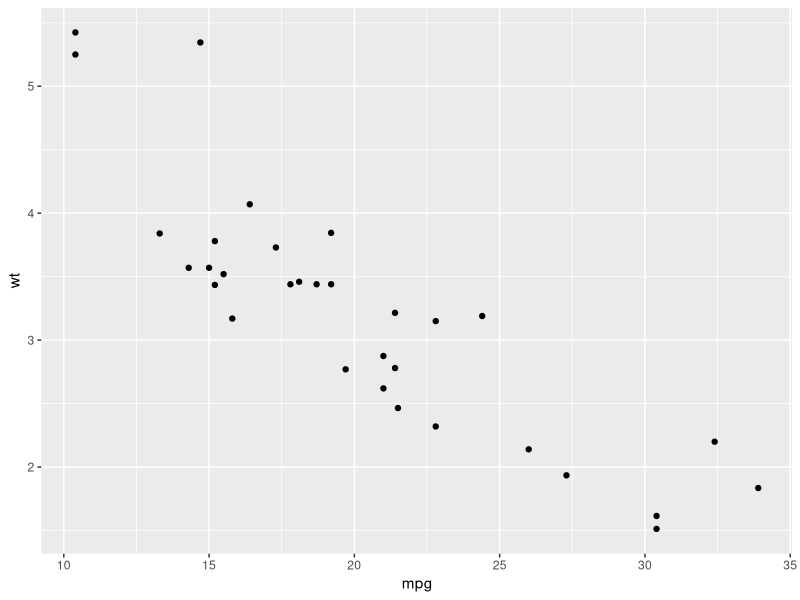
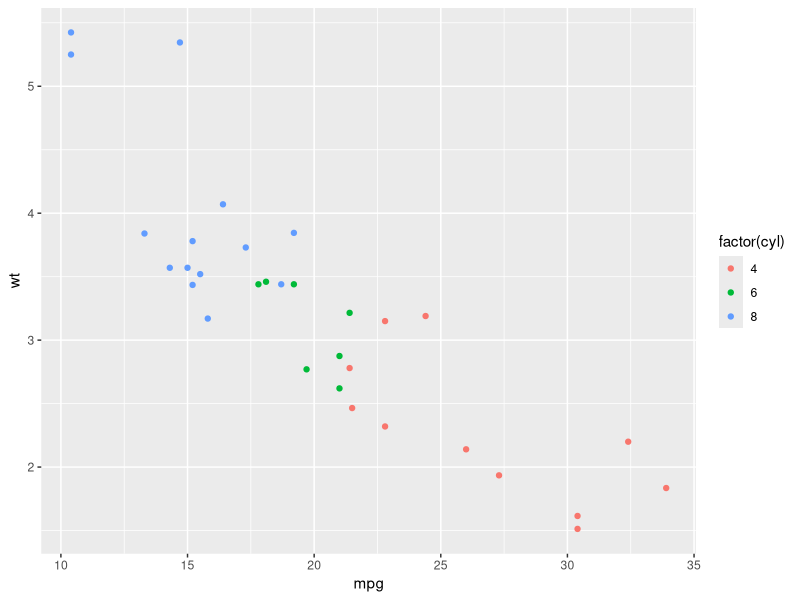
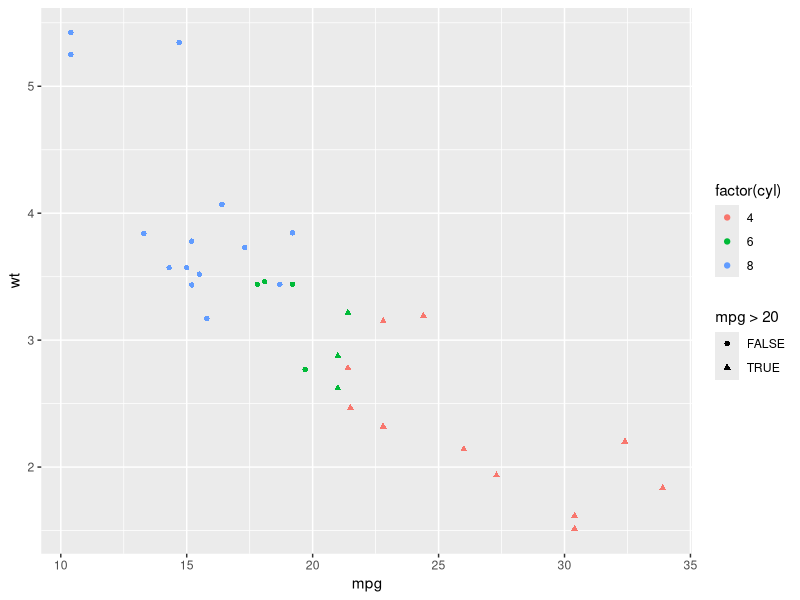
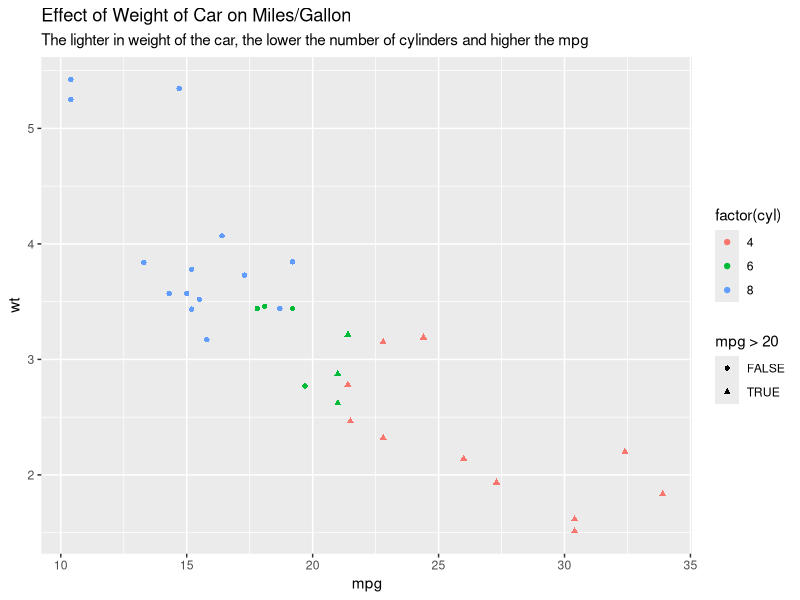
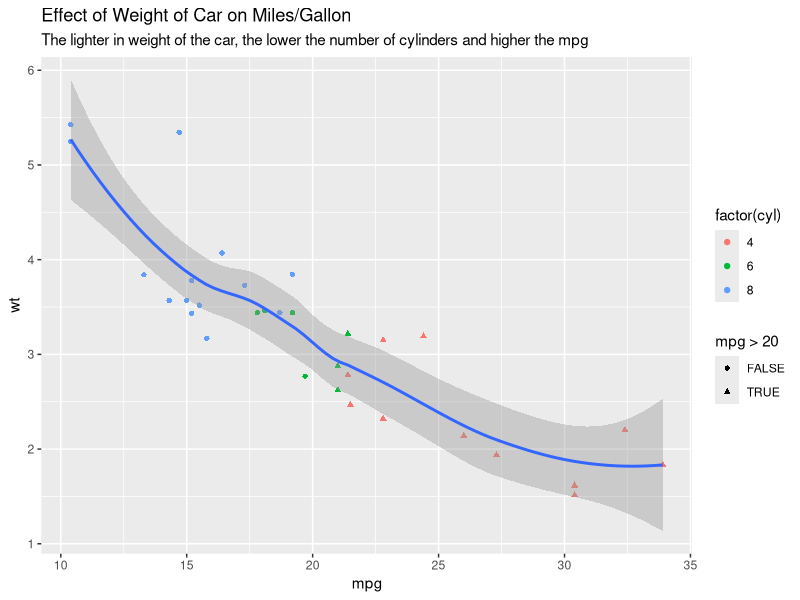

These figures' R source, in order:
#---- Week 1 ----

library(ggplot2)
library(dplyr)
library(tidyr)


#---- 3 ----
#Change row/car names into new column "car"
mtcars2 <- mtcars
mtcars2 <- tibble::rownames_to_column(mtcars2, "car")
as_tibble(mtcars2)


#---- 4 ----
# Boolean for if car does more than 20 mpg
mtcars4_1 <- mtcars2 %>%
  mutate(over_twenty_mpg = mpg > 20)
mtcars4_1

# Mean mpg for each combination of cyl and gear
mtcars4_2 <- mtcars2 %>%
  select(cyl, gear, mpg) %>%
  group_by(cyl, gear) %>%
  summarise(mean_mpg = mean(mpg, na.rm = TRUE))
mtcars4_2

# Drop all grouping from previous answer
mtcars4_3 <- mtcars2 %>%
  select(cyl, gear, mpg) %>%
  group_by(cyl, gear) %>%
  summarise(mean_mpg = mean(mpg, na.rm = TRUE), .groups = "drop")
#  group_vars()
mtcars4_3

# Just want the first word which it the brand
mtcars4_4a <- mtcars2 %>%
  separate(car, into = c("company", "make"), sep = " ", extra = "merge", fill = "right")
# Mean mpg for each combination of brand, cyl and gear
mtcars4_4b <- mtcars4_4a %>%
  select(company, cyl, gear, mpg) %>%
  group_by(company, cyl, gear) %>%
  summarise(mean_mpg = mean(mpg, na.rm = TRUE), .groups = "drop")
mtcars4_4b


#---- 5 ----
# Scatter plot mpg against weight
ggplot(data = mtcars2) +
  geom_point(mapping = aes(x = mpg, y = wt))

# Use colour to indicate number of cylinders
ggplot(data = mtcars2) +
  geom_point(mapping = aes(x = mpg, y = wt, color = factor(cyl)))

# Use shapes to indicate cars over 20mpg
ggplot(data = mtcars2) +
  geom_point(mapping = aes(x = mpg, y = wt, colour = factor(cyl), shape = mpg > 20))

# Add a title and brief subtitle
ggplot(data = mtcars2) +
  geom_point(mapping = aes(x = mpg, y = wt, colour = factor(cyl), shape = mpg > 20)) +
  labs(title = "Effect of Weight of Car on Miles/Gallon",
       subtitle = "The lighter in weight of the car, the lower the number of cylinders and higher the mpg")

# Fitting a smooth line
ggplot(data = mtcars2) +
  geom_point(mapping = aes(x = mpg, y = wt, colour = factor(cyl), shape = mpg > 20)) +
  geom_smooth(mapping = aes(x = mpg, y = wt)) +
  labs(title = "Effect of Weight of Car on Miles/Gallon",
       subtitle = "The lighter in weight of the car, the lower the number of cylinders and higher the mpg")

